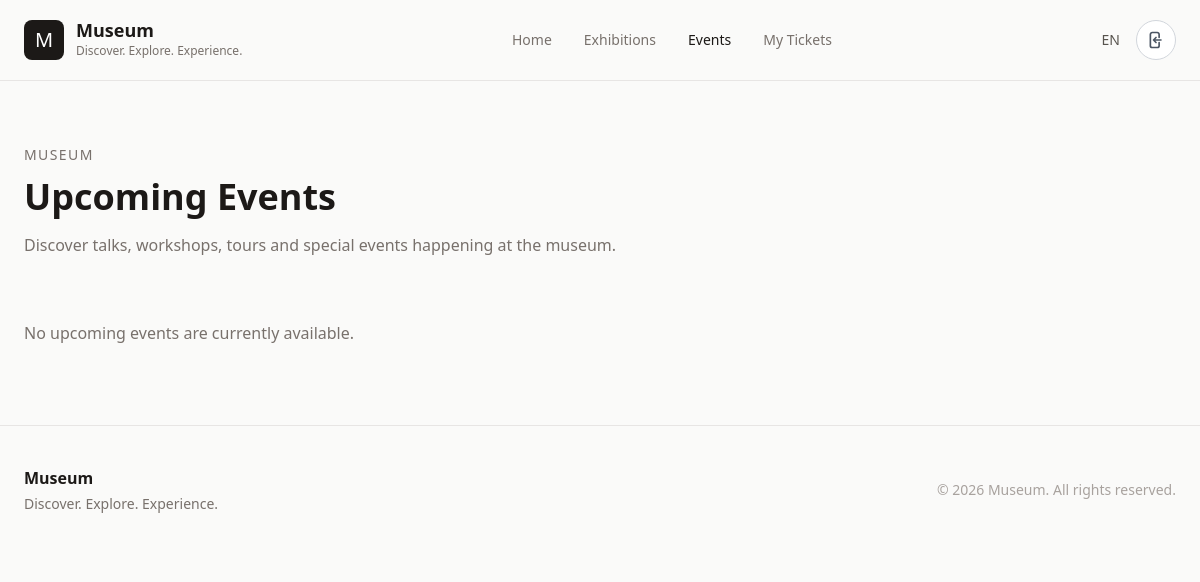
Before: /events/ (signed in) with the older database file.
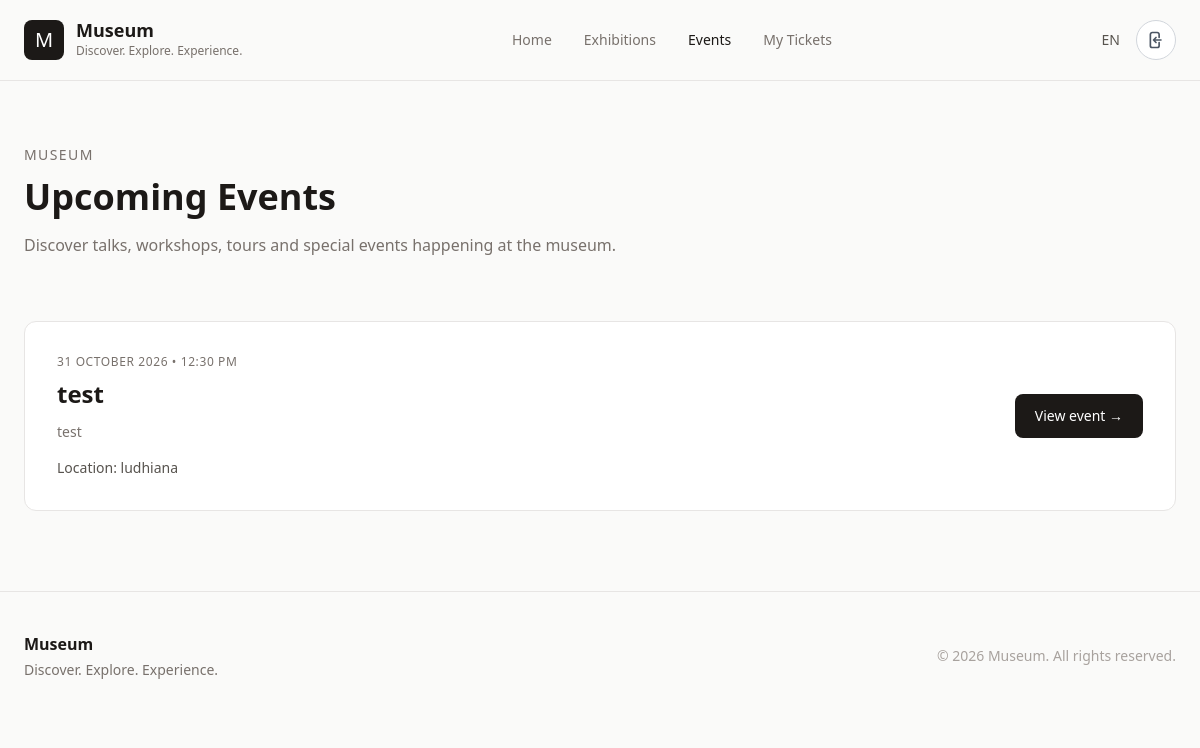
After: the same page with the newer database file.
### homepage/models.py (models this page shows, shortened)
class Event(models.Model):
    EVENT_TYPE_CHOICES = [
        ("Tour", "Tour"),
        ("Workshop", "Workshop"),
        ("Talk", "Talk"),
        ("Lecture", "Lecture"),
        ("Family", "Family"),
        ("Other", "Other"),
    ]
    title = models.CharField(max_length=200)
    event_type = models.CharField(
        max_length=50,
        choices=EVENT_TYPE_CHOICES,
        default="Other"
    )
    description = models.TextField()
    image = models.URLField(blank=True)
    date = models.DateField()
    time = models.TimeField()
    location = models.CharField(max_length=200)
    capacity = models.PositiveIntegerField(
        null=True,
        blank=True
    )
    is_active = models.BooleanField(default=True)
    created_at = models.DateTimeField(auto_now_add=True)
    updated_at = models.DateTimeField(auto_now=True)
    class Meta:
        ordering = ["date", "time"]

### homepage/views.py (the view)
# urls.py: path("events/", views.events, name="events"),
@login_required
def events(request):
    events = Event.objects.filter(
        is_active=True
    ).order_by("date", "time")
    return render(
        request,
        "events.html",
        {"events": events}
    )

### homepage/templates/events.html (shortened to what the changed rows need)
{% load static %}
<!DOCTYPE html>
<html lang="en">
<head>
    <script src="https://cdn.tailwindcss.com"></script>
</head>
<body class="bg-stone-50 text-stone-900">
<header class="sticky top-0 z-50 bg-stone-50/95 backdrop-blur border-b border-stone-200">
    <div class="max-w-7xl mx-auto px-6">
        <div class="h-20 flex items-center justify-between">
            <a href="{% url 'home' %}" class="flex items-center gap-3">
                <div>
                    <h1 class="font-semibold text-lg leading-none">
                        Museum
                    </h1>
                </div>
            </a>
        </div>
    </div>
</header>
<section class="max-w-7xl mx-auto px-6 py-16">
    <h2 class="text-4xl font-semibold mt-3">
        Upcoming Events
    </h2>
</section>
<section class="max-w-7xl mx-auto px-6 pb-20">
    <div class="space-y-6">
    {% for event in events %}
    <article class="bg-white border border-stone-200 rounded-xl
                    p-6 md:p-8">
        <div class="flex flex-col md:flex-row
                    md:items-center md:justify-between gap-6">
            <div>
                <p class="text-xs uppercase tracking-wider text-stone-500">
                    {{ event.date|date:"j F Y" }}
                    •
                    {{ event.time|time:"g:i A" }}
                </p>
                <h3 class="text-2xl font-semibold mt-2">
                    {{ event.title }}
                </h3>
                <p class="text-sm text-stone-500 mt-3 max-w-2xl">
                    {{ event.description }}
                </p>
                <p class="text-sm text-stone-600 mt-4">
                    Location: {{ event.location }}
                </p>
            </div>
            <button
                class="shrink-0 px-5 py-3
                       bg-stone-900 text-white
                       rounded-lg text-sm font-medium
                       hover:bg-stone-800 transition">
                <a href="{% url 'event_detail' event.id %}">
                    View event →
                </a>
            </button>
        </div>
    </article>
    {% empty %}
        <p class="text-stone-500">
            No upcoming events are currently available.
        </p>
    {% endfor %}
</div>
</section>
</body>
</html>

Changed rows visible on the page:
added Event: date "31 OCTOBER 2026", time "12:30 PM", title "test", description "test", location "ludhiana"
Other visible differences:
text no longer shown: "No upcoming events are currently available."
